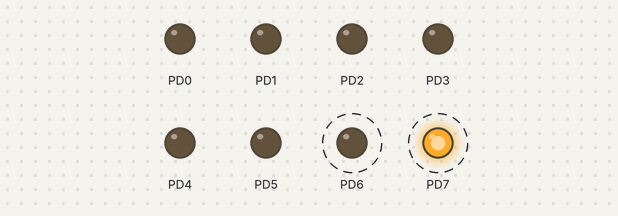
The program below on a simulated ATmega128, built with avr-gcc and emulated at 8 MHz. Parts: output pins drawn as LEDs (lit = HIGH). Dashed ring = blinking.

Above: at 0.2 s.
Timing chart, 0 to 3.0 s (numbered marks = the images above):
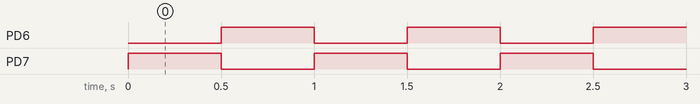

Measured:
- by itself, PD6, PD7: alternates HIGH for 0.50 s and LOW for 0.50 s

The program:

main.c
```c
/*
 * OpdrachtB2.c
 *
 * Created: 1-2-2018 16:31:17
 * Author : dionb
 */

#define F_CPU 8000000

#include <avr/io.h>
#include <util/delay.h>

int main(void)
{
	DDRD = 0xFF;

    /* Replace with your application code */
    while (1)
    {
		PORTD = 0b10000000;
		wait(500);
		PORTD = 0b01000000;
		wait(500);
    }
}

void wait(int ms) {
	int i = 0;
	while(i < ms) {
		_delay_ms(1);
		i++;
	}
}
```
